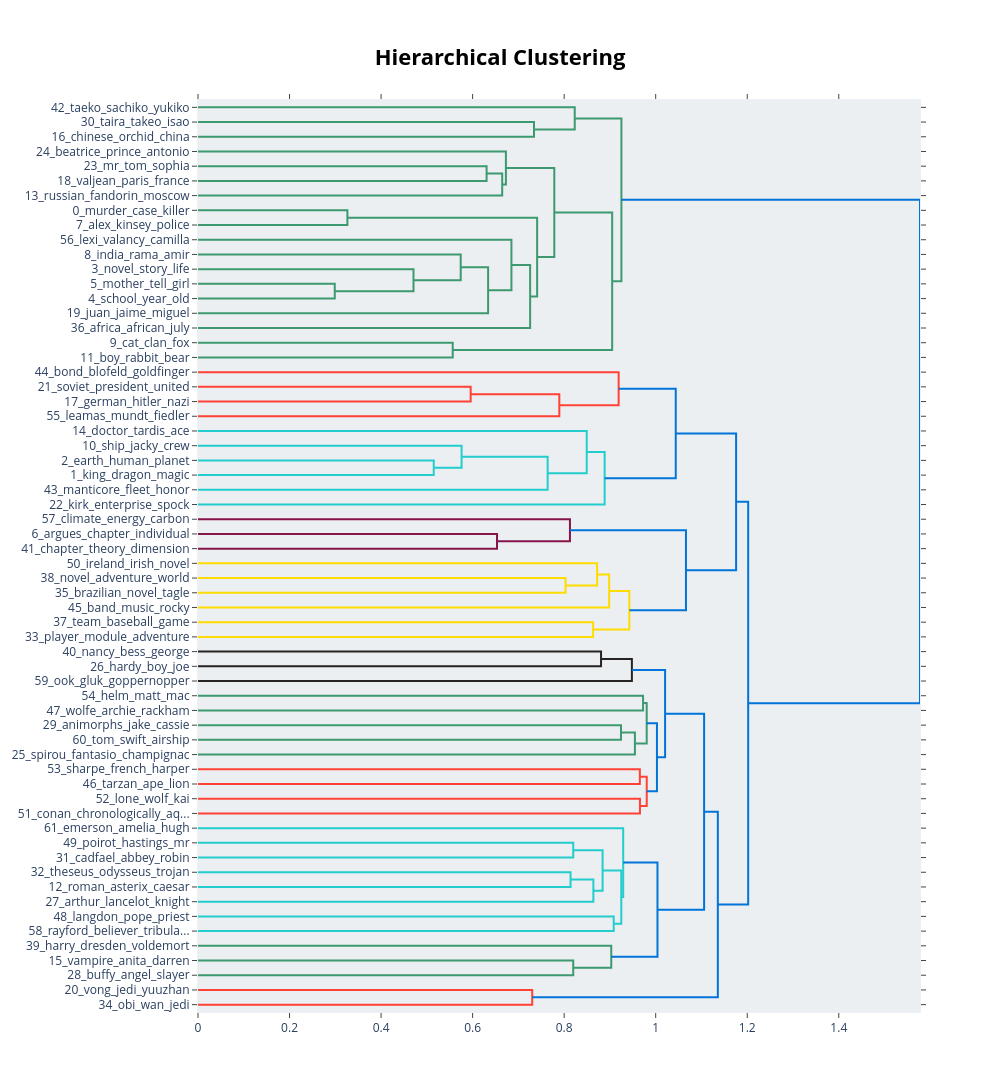

The notebook cell saved with this chart:
### Markdown cell above
**Hierarchical clustering of topics**

Shows how topics can be grouped into larger clusters. Useful for identifying overarching themes in literature.

### Code cell
if 'topic_model' in locals():
    display(topic_model.visualize_hierarchy())

### Figure 1 — Plotly figure (JSON) as saved in the notebook; plotly's stock layout.template omitted (floating-point values rounded to 4 significant figures)
{"data": [{"hoverinfo": "text", "marker": {"color": "rgb(61,153,112)"}, "mode": "lines", "x": [0.0, 0.7341, 0.7341, 0.0], "xaxis": "x", "y": [-15.0, -15.0, -25.0, -25.0], "yaxis": "y", "type": "scatter"}, {"hoverinfo": "text", "marker": {"color": "rgb(61,153,112)"}, "mode": "lines", "x": [0.0, 0.8231, 0.8231, 0.7341], "xaxis": "x", "y": [-5.0, -5.0, -20.0, -20.0], "yaxis": "y", "type": "scatter"}, {"hoverinfo": "text", "marker": {"color": "rgb(61,153,112)"}, "mode": "lines", "x": [0.0, 0.6305, 0.6305, 0.0], "xaxis": "x", "y": [-45.0, -45.0, -55.0, -55.0], "yaxis": "y", "type": "scatter"}, {"hoverinfo": "text", "marker": {"color": "rgb(61,153,112)"}, "mode": "lines", "x": [0.6305, 0.6646, 0.6646, 0.0], "xaxis": "x", "y": [-50.0, -50.0, -65.0, -65.0], "yaxis": "y", "type": "scatter"}, {"hoverinfo": "text", "marker": {"color": "rgb(61,153,112)"}, "mode": "lines", "x": [0.0, 0.6727, 0.6727, 0.6646], "xaxis": "x", "y": [-35.0, -35.0, -57.5, -57.5], "yaxis": "y", "type": "scatter"}, {"hoverinfo": "text", "marker": {"color": "rgb(61,153,112)"}, "mode": "lines", "x": [0.0, 0.3264, 0.3264, 0.0], "xaxis": "x", "y": [-75.0, -75.0, -85.0, -85.0], "yaxis": "y", "type": "scatter"}, {"hoverinfo": "text", "marker": {"color": "rgb(61,153,112)"}, "mode": "lines", "x": [0.0, 0.2988, 0.2988, 0.0], "xaxis": "x", "y": [-125.0, -125.0, -135.0, -135.0], "yaxis": "y", "type": "scatter"}, {"hoverinfo": "text", "marker": {"color": "rgb(61,153,112)"}, "mode": "lines", "x": [0.0, 0.4708, 0.4708, 0.2988], "xaxis": "x", "y": [-115.0, -115.0, -130.0, -130.0], "yaxis": "y", "type": "scatter"}, {"hoverinfo": "text", "marker": {"color": "rgb(61,153,112)"}, "mode": "lines", "x": [0.0, 0.574, 0.574, 0.4708], "xaxis": "x", "y": [-105.0, -105.0, -122.5, -122.5], "yaxis": "y", "type": "scatter"}, {"hoverinfo": "text", "marker": {"color": "rgb(61,153,112)"}, "mode": "lines", "x": [0.574, 0.6339, 0.6339, 0.0], "xaxis": "x", "y": [-113.8, -113.8, -145.0, -145.0], "yaxis": "y", "type": "scatter"}, {"hoverinfo": "text", "marker": {"color": "rgb(61,153,112)"}, "mode": "lines", "x": [0.0, 0.6848, 0.6848, 0.6339], "xaxis": "x", "y": [-95.0, -95.0, -129.4, -129.4], "yaxis": "y", "type": "scatter"}, {"hoverinfo": "text", "marker": {"color": "rgb(61,153,112)"}, "mode": "lines", "x": [0.6848, 0.7257, 0.7257, 0.0], "xaxis": "x", "y": [-112.2, -112.2, -155.0, -155.0], "yaxis": "y", "type": "scatter"}, {"hoverinfo": "text", "marker": {"color": "rgb(61,153,112)"}, "mode": "lines", "x": [0.3264, 0.741, 0.741, 0.7257], "xaxis": "x", "y": [-80.0, -80.0, -133.6, -133.6], "yaxis": "y", "type": "scatter"}, {"hoverinfo": "text", "marker": {"color": "rgb(61,153,112)"}, "mode": "lines", "x": [0.6727, 0.7784, 0.7784, 0.741], "xaxis": "x", "y": [-46.25, -46.25, -106.8, -106.8], "yaxis": "y", "type": "scatter"}, {"hoverinfo": "text", "marker": {"color": "rgb(61,153,112)"}, "mode": "lines", "x": [0.0, 0.5565, 0.5565, 0.0], "xaxis": "x", "y": [-165.0, -165.0, -175.0, -175.0], "yaxis": "y", "type": "scatter"}, {"hoverinfo": "text", "marker": {"color": "rgb(61,153,112)"}, "mode": "lines", "x": [0.7784, 0.9049, 0.9049, 0.5565], "xaxis": "x", "y": [-76.52, -76.52, -170.0, -170.0], "yaxis": "y", "type": "scatter"}, {"hoverinfo": "text", "marker": {"color": "rgb(61,153,112)"}, "mode": "lines", "x": [0.8231, 0.9251, 0.9251, 0.9049], "xaxis": "x", "y": [-12.5, -12.5, -123.3, -123.3], "yaxis": "y", "type": "scatter"}, {"hoverinfo": "text", "marker": {"color": "rgb(255,65,54)"}, "mode": "lines", "x": [0.0, 0.5957, 0.5957, 0.0], "xaxis": "x", "y": [-195.0, -195.0, -205.0, -205.0], "yaxis": "y", "type": "scatter"}, {"hoverinfo": "text", "marker": {"color": "rgb(255,65,54)"}, "mode": "lines", "x": [0.5957, 0.7894, 0.7894, 0.0], "xaxis": "x", "y": [-200.0, -200.0, -215.0, -215.0], "yaxis": "y", "type": "scatter"}, {"hoverinfo": "text", "marker": {"color": "rgb(255,65,54)"}, "mode": "lines", "x": [0.0, 0.919, 0.919, 0.7894], "xaxis": "x", "y": [-185.0, -185.0, -207.5, -207.5], "yaxis": "y", "type": "scatter"}, {"hoverinfo": "text", "marker": {"color": "rgb(35,205,205)"}, "mode": "lines", "x": [0.0, 0.5151, 0.5151, 0.0], "xaxis": "x", "y": [-245.0, -245.0, -255.0, -255.0], "yaxis": "y", "type": "scatter"}, {"hoverinfo": "text", "marker": {"color": "rgb(35,205,205)"}, "mode": "lines", "x": [0.0, 0.5759, 0.5759, 0.5151], "xaxis": "x", "y": [-235.0, -235.0, -250.0, -250.0], "yaxis": "y", "type": "scatter"}, {"hoverinfo": "text", "marker": {"color": "rgb(35,205,205)"}, "mode": "lines", "x": [0.5759, 0.7639, 0.7639, 0.0], "xaxis": "x", "y": [-242.5, -242.5, -265.0, -265.0], "yaxis": "y", "type": "scatter"}, {"hoverinfo": "text", "marker": {"color": "rgb(35,205,205)"}, "mode": "lines", "x": [0.0, 0.8493, 0.8493, 0.7639], "xaxis": "x", "y": [-225.0, -225.0, -253.8, -253.8], "yaxis": "y", "type": "scatter"}, {"hoverinfo": "text", "marker": {"color": "rgb(35,205,205)"}, "mode": "lines", "x": [0.8493, 0.8884, 0.8884, 0.0], "xaxis": "x", "y": [-239.4, -239.4, -275.0, -275.0], "yaxis": "y", "type": "scatter"}, {"hoverinfo": "text", "marker": {"color": "rgb(0,116,217)"}, "mode": "lines", "x": [0.919, 1.044, 1.044, 0.8884], "xaxis": "x", "y": [-196.2, -196.2, -257.2, -257.2], "yaxis": "y", "type": "scatter"}, {"hoverinfo": "text", "marker": {"color": "rgb(133,20,75)"}, "mode": "lines", "x": [0.0, 0.6533, 0.6533, 0.0], "xaxis": "x", "y": [-295.0, -295.0, -305.0, -305.0], "yaxis": "y", "type": "scatter"}, {"hoverinfo": "text", "marker": {"color": "rgb(133,20,75)"}, "mode": "lines", "x": [0.0, 0.8126, 0.8126, 0.6533], "xaxis": "x", "y": [-285.0, -285.0, -300.0, -300.0], "yaxis": "y", "type": "scatter"}, {"hoverinfo": "text", "marker": {"color": "rgb(255,220,0)"}, "mode": "lines", "x": [0.0, 0.8031, 0.8031, 0.0], "xaxis": "x", "y": [-325.0, -325.0, -335.0, -335.0], "yaxis": "y", "type": "scatter"}, {"hoverinfo": "text", "marker": {"color": "rgb(255,220,0)"}, "mode": "lines", "x": [0.0, 0.872, 0.872, 0.8031], "xaxis": "x", "y": [-315.0, -315.0, -330.0, -330.0], "yaxis": "y", "type": "scatter"}, {"hoverinfo": "text", "marker": {"color": "rgb(255,220,0)"}, "mode": "lines", "x": [0.872, 0.8983, 0.8983, 0.0], "xaxis": "x", "y": [-322.5, -322.5, -345.0, -345.0], "yaxis": "y", "type": "scatter"}, {"hoverinfo": "text", "marker": {"color": "rgb(255,220,0)"}, "mode": "lines", "x": [0.0, 0.8632, 0.8632, 0.0], "xaxis": "x", "y": [-355.0, -355.0, -365.0, -365.0], "yaxis": "y", "type": "scatter"}, {"hoverinfo": "text", "marker": {"color": "rgb(255,220,0)"}, "mode": "lines", "x": [0.8983, 0.9424, 0.9424, 0.8632], "xaxis": "x", "y": [-333.8, -333.8, -360.0, -360.0], "yaxis": "y", "type": "scatter"}, {"hoverinfo": "text", "marker": {"color": "rgb(0,116,217)"}, "mode": "lines", "x": [0.8126, 1.066, 1.066, 0.9424], "xaxis": "x", "y": [-292.5, -292.5, -346.9, -346.9], "yaxis": "y", "type": "scatter"}, {"hoverinfo": "text", "marker": {"color": "rgb(0,116,217)"}, "mode": "lines", "x": [1.044, 1.176, 1.176, 1.066], "xaxis": "x", "y": [-226.7, -226.7, -319.7, -319.7], "yaxis": "y", "type": "scatter"}, {"hoverinfo": "text", "marker": {"color": "rgb(40,35,35)"}, "mode": "lines", "x": [0.0, 0.8806, 0.8806, 0.0], "xaxis": "x", "y": [-375.0, -375.0, -385.0, -385.0], "yaxis": "y", "type": "scatter"}, {"hoverinfo": "text", "marker": {"color": "rgb(40,35,35)"}, "mode": "lines", "x": [0.8806, 0.948, 0.948, 0.0], "xaxis": "x", "y": [-380.0, -380.0, -395.0, -395.0], "yaxis": "y", "type": "scatter"}, {"hoverinfo": "text", "marker": {"color": "rgb(61,153,112)"}, "mode": "lines", "x": [0.0, 0.9724, 0.9724, 0.0], "xaxis": "x", "y": [-405.0, -405.0, -415.0, -415.0], "yaxis": "y", "type": "scatter"}, {"hoverinfo": "text", "marker": {"color": "rgb(61,153,112)"}, "mode": "lines", "x": [0.0, 0.9242, 0.9242, 0.0], "xaxis": "x", "y": [-425.0, -425.0, -435.0, -435.0], "yaxis": "y", "type": "scatter"}, {"hoverinfo": "text", "marker": {"color": "rgb(61,153,112)"}, "mode": "lines", "x": [0.9242, 0.9546, 0.9546, 0.0], "xaxis": "x", "y": [-430.0, -430.0, -445.0, -445.0], "yaxis": "y", "type": "scatter"}, {"hoverinfo": "text", "marker": {"color": "rgb(61,153,112)"}, "mode": "lines", "x": [0.9724, 0.9803, 0.9803, 0.9546], "xaxis": "x", "y": [-410.0, -410.0, -437.5, -437.5], "yaxis": "y", "type": "scatter"}, {"hoverinfo": "text", "marker": {"color": "rgb(255,65,54)"}, "mode": "lines", "x": [0.0, 0.9654, 0.9654, 0.0], "xaxis": "x", "y": [-455.0, -455.0, -465.0, -465.0], "yaxis": "y", "type": "scatter"}, {"hoverinfo": "text", "marker": {"color": "rgb(255,65,54)"}, "mode": "lines", "x": [0.0, 0.9656, 0.9656, 0.0], "xaxis": "x", "y": [-475.0, -475.0, -485.0, -485.0], "yaxis": "y", "type": "scatter"}, {"hoverinfo": "text", "marker": {"color": "rgb(255,65,54)"}, "mode": "lines", "x": [0.9654, 0.9804, 0.9804, 0.9656], "xaxis": "x", "y": [-460.0, -460.0, -480.0, -480.0], "yaxis": "y", "type": "scatter"}, {"hoverinfo": "text", "marker": {"color": "rgb(0,116,217)"}, "mode": "lines", "x": [0.9803, 1.003, 1.003, 0.9804], "xaxis": "x", "y": [-423.8, -423.8, -470.0, -470.0], "yaxis": "y", "type": "scatter"}, {"hoverinfo": "text", "marker": {"color": "rgb(0,116,217)"}, "mode": "lines", "x": [0.948, 1.021, 1.021, 1.003], "xaxis": "x", "y": [-387.5, -387.5, -446.9, -446.9], "yaxis": "y", "type": "scatter"}, {"hoverinfo": "text", "marker": {"color": "rgb(35,205,205)"}, "mode": "lines", "x": [0.0, 0.8198, 0.8198, 0.0], "xaxis": "x", "y": [-505.0, -505.0, -515.0, -515.0], "yaxis": "y", "type": "scatter"}, {"hoverinfo": "text", "marker": {"color": "rgb(35,205,205)"}, "mode": "lines", "x": [0.0, 0.814, 0.814, 0.0], "xaxis": "x", "y": [-525.0, -525.0, -535.0, -535.0], "yaxis": "y", "type": "scatter"}, {"hoverinfo": "text", "marker": {"color": "rgb(35,205,205)"}, "mode": "lines", "x": [0.814, 0.8638, 0.8638, 0.0], "xaxis": "x", "y": [-530.0, -530.0, -545.0, -545.0], "yaxis": "y", "type": "scatter"}, {"hoverinfo": "text", "marker": {"color": "rgb(35,205,205)"}, "mode": "lines", "x": [0.8198, 0.884, 0.884, 0.8638], "xaxis": "x", "y": [-510.0, -510.0, -537.5, -537.5], "yaxis": "y", "type": "scatter"}, {"hoverinfo": "text", "marker": {"color": "rgb(35,205,205)"}, "mode": "lines", "x": [0.0, 0.9083, 0.9083, 0.0], "xaxis": "x", "y": [-555.0, -555.0, -565.0, -565.0], "yaxis": "y", "type": "scatter"}, {"hoverinfo": "text", "marker": {"color": "rgb(35,205,205)"}, "mode": "lines", "x": [0.884, 0.9248, 0.9248, 0.9083], "xaxis": "x", "y": [-523.8, -523.8, -560.0, -560.0], "yaxis": "y", "type": "scatter"}, {"hoverinfo": "text", "marker": {"color": "rgb(35,205,205)"}, "mode": "lines", "x": [0.0, 0.929, 0.929, 0.9248], "xaxis": "x", "y": [-495.0, -495.0, -541.9, -541.9], "yaxis": "y", "type": "scatter"}, {"hoverinfo": "text", "marker": {"color": "rgb(61,153,112)"}, "mode": "lines", "x": [0.0, 0.8198, 0.8198, 0.0], "xaxis": "x", "y": [-585.0, -585.0, -595.0, -595.0], "yaxis": "y", "type": "scatter"}, {"hoverinfo": "text", "marker": {"color": "rgb(61,153,112)"}, "mode": "lines", "x": [0.0, 0.9029, 0.9029, 0.8198], "xaxis": "x", "y": [-575.0, -575.0, -590.0, -590.0], "yaxis": "y", "type": "scatter"}, {"hoverinfo": "text", "marker": {"color": "rgb(0,116,217)"}, "mode": "lines", "x": [0.929, 1.004, 1.004, 0.9029], "xaxis": "x", "y": [-518.4, -518.4, -582.5, -582.5], "yaxis": "y", "type": "scatter"}, {"hoverinfo": "text", "marker": {"color": "rgb(0,116,217)"}, "mode": "lines", "x": [1.021, 1.106, 1.106, 1.004], "xaxis": "x", "y": [-417.2, -417.2, -550.5, -550.5], "yaxis": "y", "type": "scatter"}, {"hoverinfo": "text", "marker": {"color": "rgb(255,65,54)"}, "mode": "lines", "x": [0.0, 0.7302, 0.7302, 0.0], "xaxis": "x", "y": [-605.0, -605.0, -615.0, -615.0], "yaxis": "y", "type": "scatter"}, {"hoverinfo": "text", "marker": {"color": "rgb(0,116,217)"}, "mode": "lines", "x": [1.106, 1.136, 1.136, 0.7302], "xaxis": "x", "y": [-483.8, -483.8, -610.0, -610.0], "yaxis": "y", "type": "scatter"}, {"hoverinfo": "text", "marker": {"color": "rgb(0,116,217)"}, "mode": "lines", "x": [1.176, 1.202, 1.202, 1.136], "xaxis": "x", "y": [-273.2, -273.2, -546.9, -546.9], "yaxis": "y", "type": "scatter"}, {"hoverinfo": "text", "marker": {"color": "rgb(0,116,217)"}, "mode": "lines", "x": [0.9251, 1.577, 1.577, 1.202], "xaxis": "x", "y": [-67.88, -67.88, -410.1, -410.1], "yaxis": "y", "type": "scatter"}], "layout": {"autosize": false, "height": 1130, "hovermode": "closest", "showlegend": false, "width": 1000, "xaxis": {"mirror": "allticks", "rangemode": "tozero", "showgrid": false, "showline": true, "showticklabels": true, "ticks": "outside", "type": "linear", "zeroline": false}, "yaxis": {"mirror": "allticks", "rangemode": "tozero", "showgrid": false, "showline": true, "showticklabels": true, "tickmode": "array", "ticks": "outside", "ticktext": ["42_taeko_sachiko_yukiko", "30_taira_takeo_isao", "16_chinese_orchid_china", "24_beatrice_prince_antonio", "23_mr_tom_sophia", "18_valjean_paris_france", "13_russian_fandorin_moscow", "0_murder_case_killer", "7_alex_kinsey_police", "56_lexi_valancy_camilla", "8_india_rama_amir", "3_novel_story_life", "5_mother_tell_girl", "4_school_year_old", "19_juan_jaime_miguel", "36_africa_african_july", "9_cat_clan_fox", "11_boy_rabbit_bear", "44_bond_blofeld_goldfinger", "21_soviet_president_united", "17_german_hitler_nazi", "55_leamas_mundt_fiedler", "14_doctor_tardis_ace", "10_ship_jacky_crew", "2_earth_human_planet", "1_king_dragon_magic", "43_manticore_fleet_honor", "22_kirk_enterprise_spock", "57_climate_energy_carbon", "6_argues_chapter_individual", "41_chapter_theory_dimension", "50_ireland_irish_novel", "38_novel_adventure_world", "35_brazilian_novel_tagle", "45_band_music_rocky", "37_team_baseball_game", "33_player_module_adventure", "40_nancy_bess_george", "26_hardy_boy_joe", "59_ook_gluk_goppernopper", "54_helm_matt_mac", "47_wolfe_archie_rackham", "29_animorphs_jake_cassie", "60_tom_swift_airship", "25_spirou_fantasio_champignac", "53_sharpe_french_harper", "46_tarzan_ape_lion", "52_lone_wolf_kai", "51_conan_chronologically_aq...", "61_emerson_amelia_hugh", "49_poirot_hastings_mr", "31_cadfael_abbey_robin", "32_theseus_odysseus_trojan", "12_roman_asterix_caesar", "27_arthur_lancelot_knight", "48_langdon_pope_priest", "58_rayford_believer_tribula...", "39_harry_dresden_voldemort", "15_vampire_anita_darren", "28_buffy_angel_slayer", "20_vong_jedi_yuuzhan", "34_obi_wan_jedi"], "tickvals": [-5.0, -15.0, -25.0, -35.0, -45.0, -55.0, -65.0, -75.0, -85.0, -95.0, -105.0, -115.0, -125.0, -135.0, -145.0, -155.0, -165.0, -175.0, -185.0, -195.0, -205.0, -215.0, -225.0, -235.0, -245.0, -255.0, -265.0, -275.0, -285.0, -295.0, -305.0, -315.0, -325.0, -335.0, -345.0, -355.0, -365.0, -375.0, -385.0, -395.0, -405.0, -415.0, -425.0, -435.0, -445.0, -455.0, -465.0, -475.0, -485.0, -495.0, -505.0, -515.0, -525.0, -535.0, -545.0, -555.0, -565.0, -575.0, -585.0, -595.0, -605.0, -615.0], "type": "linear", "zeroline": false, "range": [-620.0, 0.0]}, "title": {"font": {"size": 22, "color": "Black"}, "text": "<b>Hierarchical Clustering</b>", "x": 0.5, "xanchor": "center", "yanchor": "top"}, "hoverlabel": {"font": {"size": 16, "family": "Rockwell"}, "bgcolor": "white"}, "plot_bgcolor": "#ECEFF1"}}
